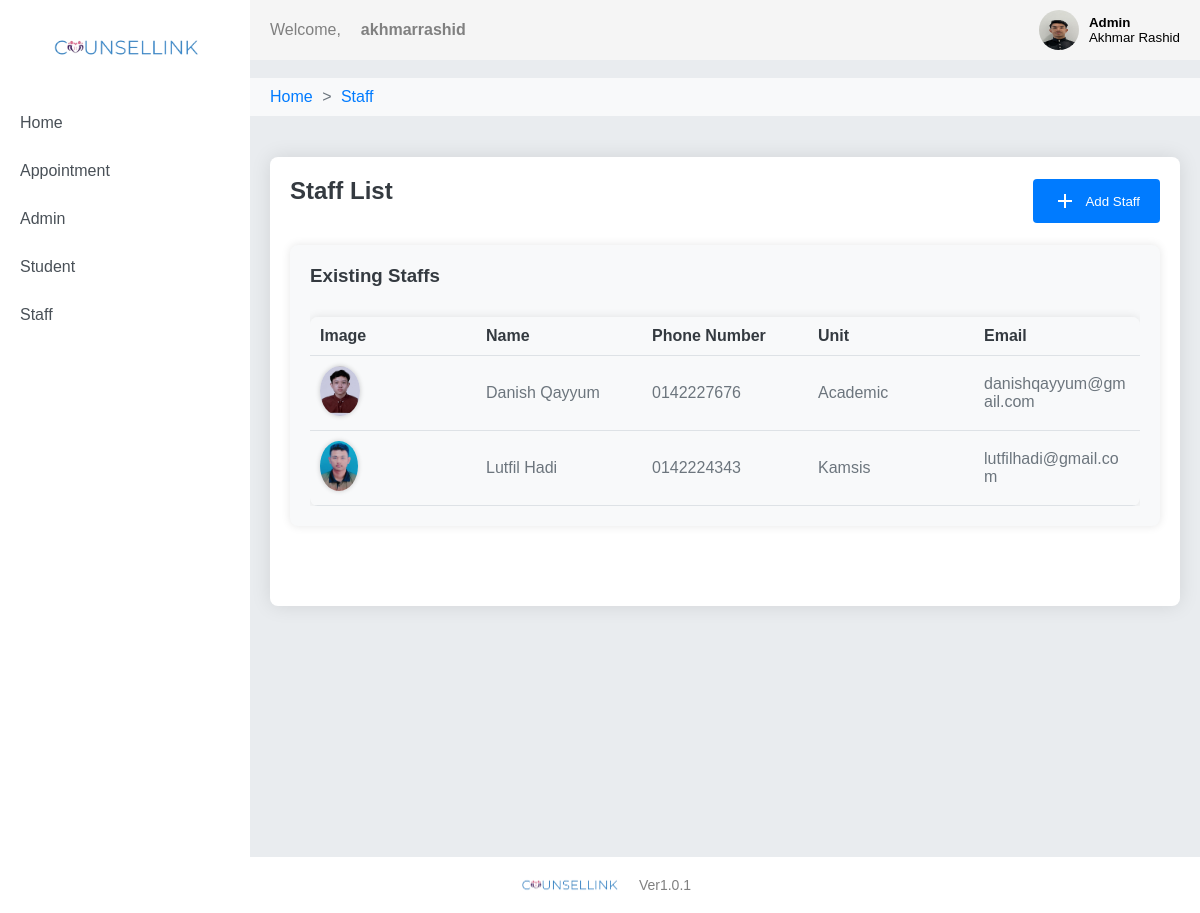
The app's page /staff-list/ (signed in) with its own data.
### website/models.py (models this page shows, shortened)
class Admin(models.Model):
    user = models.OneToOneField(User, on_delete=models.CASCADE)
    adminPhoneno = models.CharField(max_length=12,null=True)
    adminImage = models.ImageField(upload_to="admin_images/",null=True,blank=True,default=default_admin_image)

class Staff(models.Model):
    user = models.OneToOneField(User, on_delete=models.CASCADE)
    staffName = models.CharField(max_length=100, null=True)
    staffPhoneno = models.CharField(max_length=12,null=True)
    unit = models.CharField(max_length=50,null=True)
    staffImage = models.ImageField(upload_to="staff_images/",null=True,blank=True,default=default_staff_image)
    @property
    def staffName(self):
        return f"{self.user.first_name} {self.user.last_name}"

### website/views.py (the view)
# urls.py: path('staff-list/', views.staff_list, name='staff_list'),
@login_required
def staff_list(request):
    staffs = Staff.objects.all()
    context = {
        'staffs': staffs,
        'user': request.user
    }
    return render(request, 'admin/staffList.html', context)

### website/templates/admin/staffList.html (shortened to what this page needs)
{% load static %}
<!DOCTYPE html>
<html lang="en">
<head>
    <link href="{% static 'css/style.css' %}" rel="stylesheet">
    <link href="{% static 'css/admin.css' %}" rel="stylesheet">
</head>
<body>
    <header>
        <nav>
            <div class="nav-left">
                <p>Welcome,</p>
                <p><strong>{{ user.username }}</strong></p>
            </div>
            <div class="nav-right">
                <div class="dropdown_profile">
                    <button onclick="toggleDropdown()">
                        {% if user.admin.adminImage %}
                            <img src="{{ user.admin.adminImage.url }}">
                        {% else %}
                            <img src="{% static 'img/default.png' %}">
                        {% endif %}
                        <div class="profile-details">
                            <p><strong>Admin</strong></p>
                            <p>{{ user.get_full_name }}</p>
                        </div>
                    </button>
                </div>
            </div>
        </nav>
    </header>
    <br>
    <div class="breadcrumb-wrapper">
        <div class="breadcrumb">
            <a href="{% url 'dashboard_admin' %}">Home</a> <span>&gt;</span>
            <a href="{% url 'staff_list' %}">Staff</a>
        </div>
    </div>
    <div class="sidenav">
        <div class="sidenav-logo">
            <img src="{% static 'img/CounselLinkLogo.png' %}" alt="CounselLink Logo">
        </div>
        <a href="{% url 'dashboard_admin' %}" class="sidenav-item">Home</a>
        <a href="{% url 'manage_appointment' %}" class="sidenav-item">Appointment</a>
        <a href="{% url 'admin_list' %}" class="sidenav-item">Admin</a>
        <a href="{% url 'student_list' %}" class="sidenav-item">Student</a>
        <a href="{% url 'staff_list' %}" class="sidenav-item">Staff</a>
    </div>
    <div class="main">
        <div class="main-content">
            <div class="header-container">
                <h2>Staff List</h2>
                <button class="add-button" onclick="redirectToCreateStaff()">
                    <svg xmlns="http://www.w3.org/2000/svg" viewBox="0 0 24 24"><path d="M19 13H13V19H11V13H5V11H11V5H13V11H19V13Z"/></svg>
                    Add Staff</button>
            </div>
            <div class="section-container">
                <div class="section">
                    <h3>Existing Staffs</h3>
                    <div class="section-content">
                        <table class="admin-table">
                            <thead>
                                <tr>
                                    <th>Image</th>
                                    <th>Name</th>
                                    <th>Phone Number</th>
                                    <th>Unit</th>
                                    <th>Email</th>
                                </tr>
                            </thead>
                            <tbody>
                                {% for staff in staffs %}
                                    <tr onclick="redirectToStaffDetail('{{ staff.user.username }}')" style="cursor: pointer;">
                                        <td>
                                            {% if staff.staffImage %}
                                                <img src="{{ staff.staffImage.url }}" alt="Staff Image" class="staff-image">
                                            {% else %}
                                                <img src="{% static 'img/default.png' %}" alt="Default Image" class="staff-image">
                                            {% endif %}
                                        </td>
                                        <td>{{ staff.staffName }}</td>
                                        <td>{{ staff.staffPhoneno }}</td>
                                        <td>{{ staff.unit }}</td>
                                        <td>{{ staff.user.email }}</td>
                                    </tr>
                                {% endfor %}
                            </tbody>
                        </table>
                    </div>
                </div>
            </div>
        </div>
    </div>
    <footer class="footer">
        <div class="footer-content flex justify-center items-center">
            <img class="footer-logo" src="{% static 'img/CounselLinkLogo.png' %}" alt="logo">
            <p class="footer-version">Ver1.0.1</p>
        </div>
    </footer>
</body>
</html>

### website/static/css/style.css (style rules this page uses)
* { margin: 0; padding: 0; box-sizing: border-box; }
body, html { height: 100%; margin: 0; padding: 0; display: flex; flex-direction: column; }
body { font-family: Arial, sans-serif; background-color: #e9ecef; }
.sidenav { height: 100%; width: 250px; position: fixed; top: 0; left: 0; background-color: white; padding-top: 20px; color: white; }
.sidenav-logo { text-align: center; margin-bottom: 20px; }
.sidenav-logo img { width: 180px; height: auto; }
.sidenav-item { padding: 15px 20px; text-decoration: none; color: #495057; display: block; transition: background-color 0.3s ease; }
.footer { background-color: white; color: gray; text-align: center; padding: 10px 0; position: relative; bottom: 0; width: 100%; flex-shrink: 0; }
.footer-content { display: flex; justify-content: center; align-items: center; }
.footer-logo { width: 120px; height: auto; margin-right: 10px; }
.footer-version { font-size: 14px; }
.main { flex: 1; margin-left: 250px; padding: 20px; min-height: calc(100vh - 40px - 20px); box-sizing: border-box; }
.main-content { margin: 0 auto; background-color: #fff; padding: 20px; border-radius: 8px; box-shadow: 0 0 20px rgba(0, 0, 0, 0.1); margin-top: 20px; }
.main-content h2 { color: #343a40; margin-bottom: 20px; }
.section-container { display: flex; justify-content: space-between; margin-top: 20px; }
.section { flex: 0 0 100%; background-color: #f8f9fa; padding: 20px; margin-bottom: 20px; border-radius: 8px; box-shadow: 0 0 10px rgba(0, 0, 0, 0.1); }
.section h3 { color: #343a40; margin-bottom: 10px; }
.section-content { color: #6c757d; overflow-x: auto; }
header { background-color: whitesmoke; color: gray; padding: 10px 20px; position: fixed; width: calc(100% - 250px); left: 250px; top: 0; z-index: 1000; }
nav { display: flex; justify-content: space-between; align-items: center; }
.nav-left, .nav-right { display: flex; align-items: center; }
.nav-left p { margin-right: 20px; }
.nav-right { display: flex; align-items: center; }
.nav-right img { width: 40px; height: 40px; border-radius: 50%; margin-right: 10px; }
.nav-right div { text-align: left; }
.nav-right div p { margin: 0; }
.breadcrumb-wrapper { margin-top: 60px; width: calc(100% - 250px); left: 250px; position: relative; z-index: 900; }
.breadcrumb { background-color: #f8f9fa; padding: 10px 20px; border-bottom: 1px solid #e9ecef; position: relative; z-index: 910; }
.breadcrumb a { color: #007bff; text-decoration: none; margin-right: 5px; }
.breadcrumb span { margin-right: 5px; color: #6c757d; }
.dropdown_profile { position: relative; }
.dropdown_profile button { display: flex; align-items: center; background: none; border: none; cursor: pointer; }
.dropdown_profile .profile-details { display: flex; flex-direction: column; }
.dropdown_profile .profile-details p { margin: 0; }
.dropdown_profile button img { width: 40px; height: 40px; border-radius: 50%; margin-right: 10px; }
.dropdown_profile button div { text-align: left; }

### website/static/css/admin.css (style rules this page uses)
.admin-table { width: 100%; border-collapse: collapse; margin-top: 20px; box-shadow: 0 0 10px rgba(0, 0, 0, 0.1); border-radius: 8px; overflow: hidden; table-layout: fixed; }
.admin-table th, .admin-table td { padding: 10px; text-align: left; border-bottom: 1px solid #dee2e6; word-wrap: break-word; }
.admin-table th { background-color: #f8f9fa; color: #343a40; }
.admin-image, .staff-image, .student-image { max-width: 50px; max-height: 50px; border-radius: 50%; box-shadow: 0 0 5px rgba(0, 0, 0, 0.2); }
.header-container { display: flex; justify-content: space-between; align-items: center; margin-bottom: 20px; }
.add-button { padding: 10px 20px; background-color: #007bff; color: white; border: none; border-radius: 4px; cursor: pointer; display: flex; align-items: center; transition: background-color 0.3s ease; }
.add-button svg { margin-right: 8px; width: 24px; height: 24px; fill: white; }
.section-container { margin-bottom: 40px; }

### records on screen
Staff: staffImage (picture), staffName "Danish Qayyum", staffPhoneno "0142227676", unit "Academic", user.email "danishqayyum@gmail.com"
Staff: staffImage (picture), staffName "Lutfil Hadi", staffPhoneno "0142224343", unit "Kamsis", user.email "lutfilhadi@gmail.com"

### other values on screen
{{ user.username }} "akhmarrashid"
{{ user.get_full_name }} "Akhmar Rashid"
